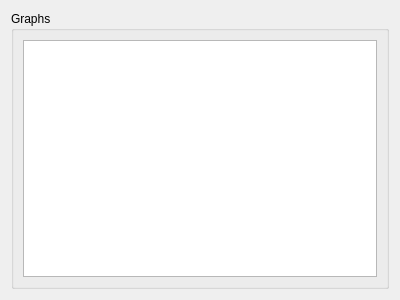
<?xml version="1.0" encoding="UTF-8"?>
<ui version="4.0">
 <class>GraphControl</class>
 <widget class="QWidget" name="GraphControl">
  <property name="geometry">
   <rect>
    <x>0</x>
    <y>0</y>
    <width>400</width>
    <height>300</height>
   </rect>
  </property>
  <property name="windowTitle">
   <string>Form</string>
  </property>
  <layout class="QGridLayout" name="gridLayout">
   <item row="0" column="0">
    <widget class="QGroupBox" name="groupBox">
     <property name="title">
      <string>Graphs</string>
     </property>
     <layout class="QGridLayout" name="gridLayout_2">
      <item row="0" column="0">
       <widget class="QListWidget" name="listWidget">
        <property name="selectionMode">
         <enum>QAbstractItemView::MultiSelection</enum>
        </property>
       </widget>
      </item>
     </layout>
    </widget>
   </item>
  </layout>
 </widget>
 <resources/>
 <connections/>
</ui>
